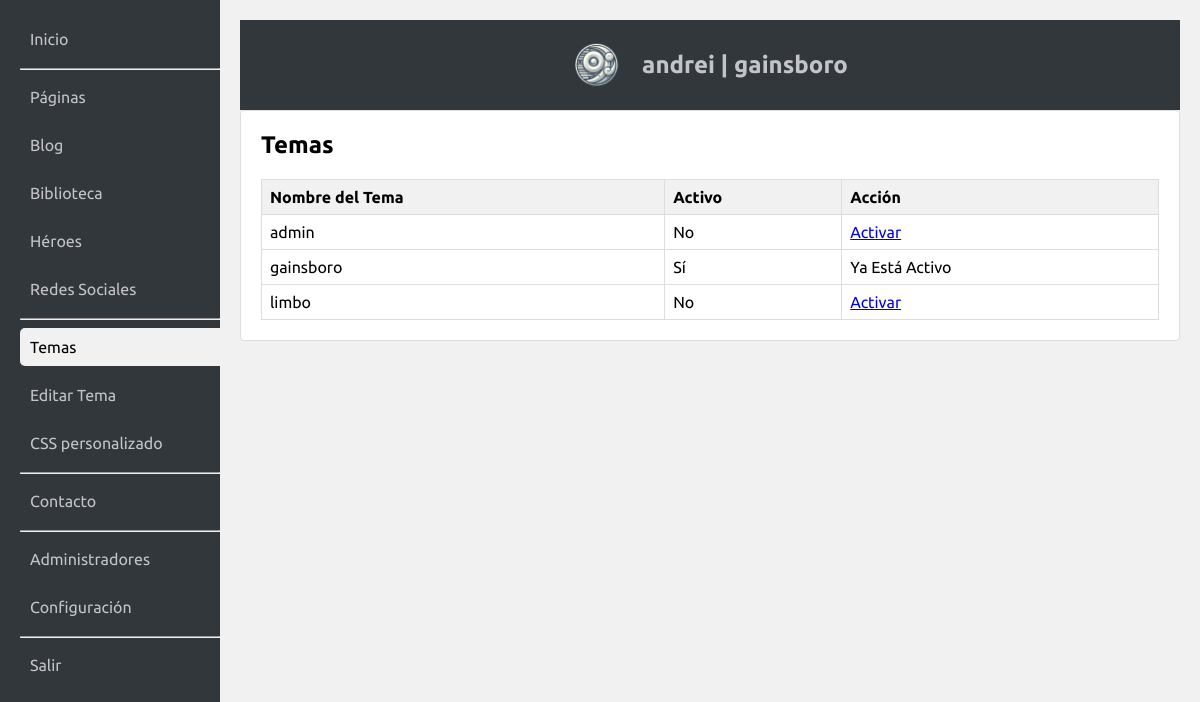
Before: /admin/index.php?action=list_themes (signed in) with the older database file.
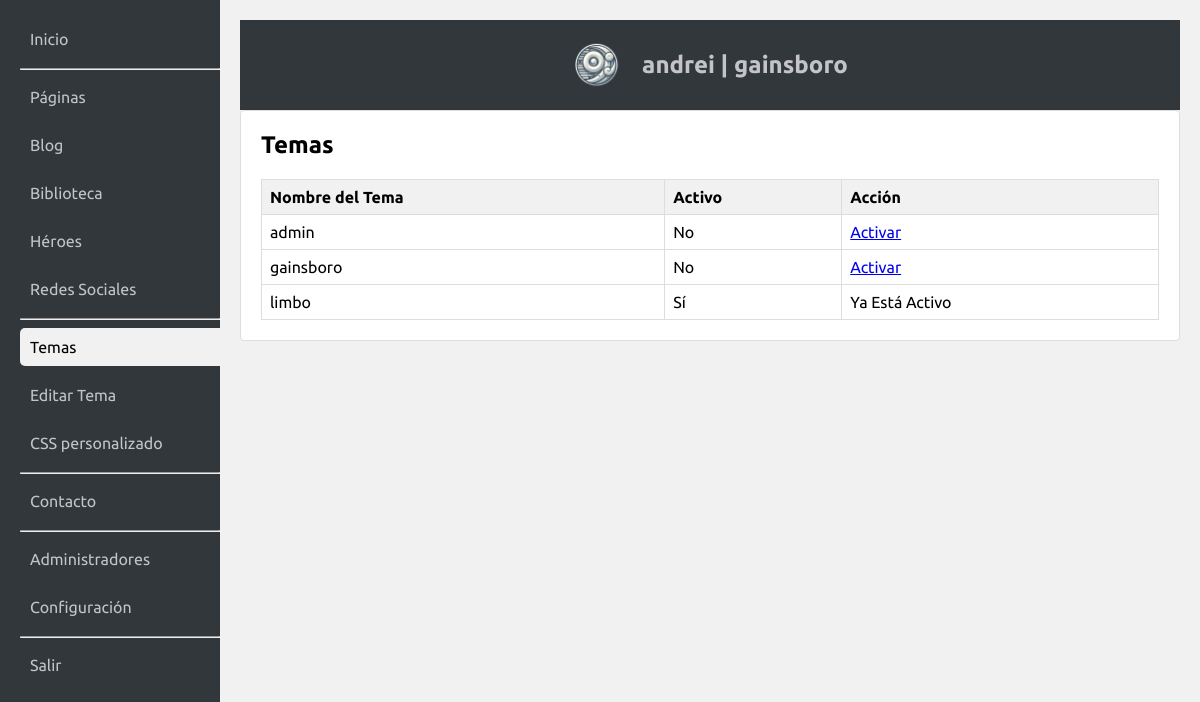
After: the same page with the newer database file.
### tables this page shows
CREATE TABLE config (
    id INTEGER PRIMARY KEY AUTOINCREMENT,
    key TEXT UNIQUE NOT NULL,
    value TEXT NOT NULL
);

### admin/index.php (called while the page is built, shortened)
<?php
require_once 'admin.php';

### admin/funciones/obtenertemas.php (called while the page is built)
<?php
function getAvailableThemes() {
    $themeFiles = glob('../css/*.css');
    $themes = [];
    if ($themeFiles !== false) {
        foreach ($themeFiles as $filePath) {
            $themes[] = pathinfo($filePath, PATHINFO_FILENAME);
        }
    }
    return $themes;
}
?>

### admin/funciones/accionactual.php (called while the page is built)
<?php
	function accionActual($accion1, $accion2) {
    return ($accion1 == $accion2) ? ' class="active" ' : '';
}
?>

### admin/acciones/listartemas.php (the view, shortened to what this page needs)
<?php
	$themes = getAvailableThemes();
        $activeTheme = $db->querySingle("SELECT value FROM config WHERE key='active_theme'");
        $html = "<h2>Temas</h2>";
        $html .= "<table class='admin-table'>
                    <tr><th>Nombre del Tema</th><th>Activo</th><th>Acción</th></tr>";
        foreach ($themes as $tName) {
            $isActive = ($tName === $activeTheme) ? 'Sí' : 'No';
            $html .= "<tr>
                        <td>$tName</td>
                        <td>$isActive</td>
                        <td>";
            if ($isActive === 'No') {
                $html .= "<a href='?action=activate_theme&theme=$tName'>Activar</a>";
            } else {
                $html .= "Ya Está Activo";
            }
            $html .= "</td>
                      </tr>";
        }
        $html .= "</table>";
        renderAdmin($html);
?>

### admin/admin.php (shortened to what this page needs)
<?php
include "inc/inicializarbasededatos.php";
include "funciones/accionactual.php";
include "funciones/obtenertemas.php";
function renderAdmin($content, $showNav = true) {
    echo "<!DOCTYPE html>
<html>
<head>
    <meta charset='utf-8'>
    <title>andrei | gainsboro</title>
    <link rel='stylesheet' href='admin.css'>
    <link rel='stylesheet' href='https://jocarsa.github.io/jocarsa-lightslateblue/jocarsa%20|%20lightslateblue.css'>
</head>
<body>
<div id='admin-container'>";
    if ($showNav) {
        echo "<div id='admin-sidebar'>
            <nav>
                <a href='?action=dashboard'" . accionActual($_GET['action'] ?? '', 'dashboard') . ">Inicio</a>
                <hr>
                <a href='?action=list_pages'" . accionActual($_GET['action'] ?? '', 'list_pages') . ">Páginas</a>
                <a href='?action=list_blog'" . accionActual($_GET['action'] ?? '', 'list_blog') . ">Blog</a>
                <a href='?action=list_media'" . accionActual($_GET['action'] ?? '', 'list_media') . ">Biblioteca</a>
                <a href='?action=list_heroes'" . accionActual($_GET['action'] ?? '', 'list_heroes') . ">Héroes</a>
                <a href='?action=list_social_media'" . accionActual($_GET['action'] ?? '', 'list_social_media') . ">Redes Sociales</a>
                <hr>
                <a href='?action=list_themes'" . accionActual($_GET['action'] ?? '', 'list_themes') . ">Temas</a>
                <a href='?action=edit_theme'" . accionActual($_GET['action'] ?? '', 'edit_theme') . ">Editar Tema</a>
                <a href='?action=list_custom_css'" . accionActual($_GET['action'] ?? '', 'list_custom_css') . ">CSS personalizado</a>
                <hr>
                <a href='?action=list_contact'" . accionActual($_GET['action'] ?? '', 'list_contact') . ">Contacto</a>
                <hr>
                <a href='?action=list_admins'" . accionActual($_GET['action'] ?? '', 'list_admins') . ">Administradores</a>
                <a href='?action=list_config'" . accionActual($_GET['action'] ?? '', 'list_config') . ">Configuración</a>
                <hr>
                <a href='?action=logout'" . accionActual($_GET['action'] ?? '', 'logout') . ">Salir</a>
            </nav>
        </div>";
    }
    echo "<div id='admin-content'>";
    if ($showNav) {
        echo "<div id='admin-header'>
            <img src='gainsboro.png' alt='URL de la imagen' style='width:50px; margin-right:20px;'>
            <h1>andrei | gainsboro</h1>
        </div>";
    }
    echo "<div class='admin-section'>
            $content
          </div>";
    echo "</div>
</div>
<script src='https://jocarsa.github.io/jocarsa-lightslateblue/jocarsa%20|%20lightslateblue.js'></script>
</body>
</html>";
}
$action = $_GET['action'] ?? 'login';
switch ($action) {
    case 'list_themes':
        include "acciones/listartemas.php";
        break;
}
?>

### admin/admin.css (style rules this page uses)
body { font-family: Ubuntu, sans-serif; margin: 0; padding: 0; background-color: #f1f1f1; display: flex; justify-content: center; align-items: center; height: 100vh; }
#admin-container { display: flex; width: 100%; height: 100%; }
#admin-sidebar { width: 200px; background-color: #32373c; color: #c3c4c7; padding: 20px; padding-right:0px; position: fixed; height: 100vh; }
#admin-sidebar a { color: #c3c4c7; text-decoration: none; display: block; padding: 10px; margin-bottom: 10px; }
#admin-content { margin-left: 220px; padding: 20px; width: calc(100% - 220px); height: 100%; overflow-y: auto; }
#admin-header { background-color: #32373c; color: #c3c4c7; padding: 20px; text-align: center; display: flex; flex-direction: row; flex-wrap: nowrap; justify-content: center; align-items: center; align-content: stretch; }
#admin-header img { width:50px; margin-right:20px; }
#admin-header h1 { margin: 0; font-size: 24px; }
.admin-section { background-color: #fff; border: 1px solid #ddd; border-radius: 4px; padding: 20px; margin-bottom: 20px; }
.admin-section h2 { margin-top: 0; }
.admin-table { width: 100%; border-collapse: collapse; margin-top: 20px; }
.admin-table th, .admin-table td { border: 1px solid #ddd; padding: 8px; text-align: left; }
.admin-table th { background-color: #f1f1f1; }
.active { background:#f1f1f1; color:black !important; border-radius:5px 0px 0px 5px; }

Changed rows visible on the page:
changed config "No": value "gainsboro" → "limbo" (drawn)
Other visible differences:
new list line: "gainsboro Activar"
new list line: "No"
new list line: "limbo"
new list line: "Sí Ya Está Activo"
list line gone: "gainsboro"
list line gone: "Sí Ya Está Activo"
list line gone: "limbo Activar"
list line gone: "No"
